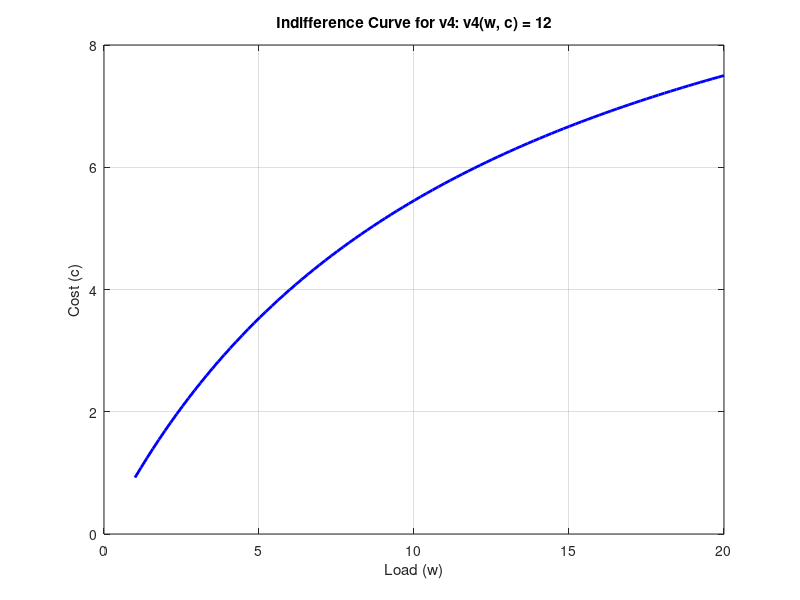

Source code (MATLAB):
% Define the utility level
utility_level = 12;

% Create an array of w values
w_values = linspace(1, 20, 100);

% Calculate corresponding c values for the indifference curve
c_values = w_values ./ (w_values ./ utility_level + 1);

% Plot the indifference curve
figure;
plot(w_values, c_values, 'b', 'LineWidth', 2);
xlabel('Load (w)');
ylabel('Cost (c)');
title(['Indifference Curve for v4: v4(w, c) = ', num2str(utility_level)]);
grid on;
